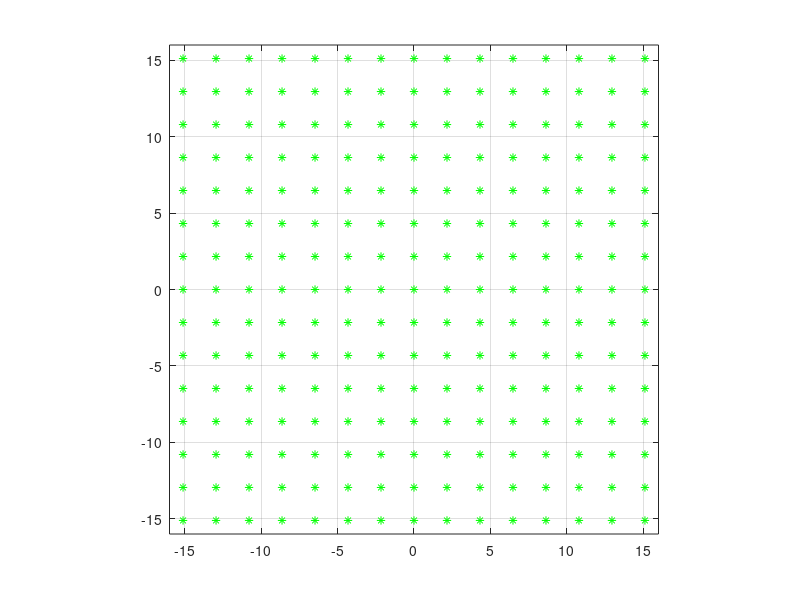

Write the MATLAB code that produced this figure. (Note: this script raises an error after producing the figure.)

clear;
close all;

% =========================================
% Constants and Parameters
% =========================================

xGridSize = 15;  % Grid dimensions for static dipoles (x-direction)
yGridSize = 15;  % Grid dimensions for static dipoles (y-direction)
GridSpacing = 2.159;  % Spacing between static dipoles: 2.159cm
H = 2.485; % Height of the plane above the origin: 2.485 cm

alpha = 22042.7968;  % Magnetic force coefficient: 22042.7968 calculated in cm
beta = 15.5488; % Damping coefficient: 15.5488 calculated in cm

MagRng = 1.5*GridSpacing; % Magnetic force range
MagForceFar = 1; % Magnetic force multiplier: 1
MagRngTest = 5*MagRng; % Magnetic disk distance test range
MagRngWeight = 2*MagRng; % Weight adjustion range

dt = 0.001;  % Simulation time step
T = 200; % Total simulation time
vt = 0:dt:T;  % Simulation time step vector
d = 10;  % Sampling period
Td = d/dt; % Time steps per sampling period

% =========================================
% Generate Grid for Static Dipoles
% =========================================

[xGrid, yGrid] = meshgrid(linspace(-(xGridSize-1)/2, (xGridSize-1)/2, xGridSize)*GridSpacing, ...
    linspace((yGridSize-1)/2, -(yGridSize-1)/2, yGridSize)*GridSpacing);
zGrid = zeros(size(xGrid));  % Assume all dipoles are at z = 0

% Initialize an mxm cell matrix for coordinates
xyGridCell = cell(xGridSize, yGridSize);
for i = 1:xGridSize
    for j = 1:yGridSize
        xyGridCell{i, j} = [xGrid(i, j), yGrid(i, j)]';
    end
end

% =========================================
% Create Network (Adjacency Matrix)
% =========================================

numCoil = numel(xGrid);

% Define the connectivity in a grid (8 neighbors: 4 nearest + 4 diagonal)
A = zeros(numCoil, numCoil);  % Initialize the adjacency matrix
for i = 1:xGridSize
    for j = 1:yGridSize
        currentInd = sub2ind(size(xGrid), i, j);
        neighbors = [i, j-1; i, j+1; i-1, j; i+1, j; ...
            i-1, j-1; i-1, j+1; i+1, j-1; i+1, j+1];
        for k = 1:length(neighbors)
            ni = neighbors(k, 1);
            nj = neighbors(k, 2);
            if ni >= 1 && ni <= xGridSize && nj >= 1 && nj <= yGridSize
                neighborInd = sub2ind(size(xGrid), ni, nj);
                A(currentInd, neighborInd) = norm([i,j]-[ni, nj]);
                A(neighborInd, currentInd) = norm([i,j]-[ni, nj]);
            end
        end
    end
end

% =========================================
% Disk and Reference Initialization
% =========================================

% Disk 1
x1Disk = zeros(size(vt));
y1Disk = zeros(size(vt));
vx1Disk = zeros(size(vt));
vy1Disk = zeros(size(vt));

% Reference 1 orbits of trajectory and control
xy1Ref0Ind = [34, 35, 51, 66, 80, 79, 63, 48]; % Ctr diamond
xy1Ref0 = [xGrid(xy1Ref0Ind); yGrid(xy1Ref0Ind)]; % In location

u1Ref0Ind = xy1Ref0Ind; % Same as trajectory

% Initial positions and velocities of disk 1 (moving dipole)
x1Disk(1) = 10;
y1Disk(1) = -10;
z1Disk = H;
vx1Disk(1) = 0;  % Initial velocity in x-direction
vy1Disk(1) = 0;  % Initial velocity in y-direction

% Reference 1 signals of trajectory and control
xy1Ref = repmat(xy1Ref0, 1, ceil(T/d));  % Reference signal for trajectory
xy1Ref = xy1Ref(:, 1:T/d+1);
u1RefInd = repmat(u1Ref0Ind, 1, ceil(T/d)); % Reference signal for control
u1RefInd = u1RefInd(:, 1:T/d+1);

% Reference 1 signals in sim steps
xy1RefPlot = [kron(xy1Ref(:, 1:end-1), ones(1, Td)), xy1Ref(:, end)];
u1RefIndPlot = [kron(u1RefInd(:, 1:end-1), ones(1, Td)), u1RefInd(:, end)];

% Disk 2
x2Disk = zeros(size(vt));
y2Disk = zeros(size(vt));
vx2Disk = zeros(size(vt));
vy2Disk = zeros(size(vt));

% Reference 2 orbits of trajectory and control
xy2Ref0Ind = [34, 35, 51, 66, 80, 79, 63, 48] + 8*15;
xy2Ref0 = [xGrid(xy2Ref0Ind); yGrid(xy2Ref0Ind)]; % In location

u2Ref0Ind = xy2Ref0Ind; % Same as trajectory

% Initial positions and velocities of disk 2 (moving dipole)
x2Disk(1) = -8;
y2Disk(1) = -10;
z2Disk = H;
vx2Disk(1) = 0;  % Initial velocity in x-direction
vy2Disk(1) = 0;  % Initial velocity in y-direction

% Reference 2 signals of trajectory and control
xy2Ref = repmat(xy2Ref0, 1, ceil(T/d));  % Reference signal for trajectory
xy2Ref = xy2Ref(:, 1:T/d+1);
u2RefInd = repmat(u2Ref0Ind, 1, ceil(T/d)); % Reference signal for control
u2RefInd = u2RefInd(:, 1:T/d+1);

% Reference 1 signals in sim steps
xy2RefPlot = [kron(xy2Ref(:, 1:end-1), ones(1, Td)), xy2Ref(:, end)];
u2RefIndPlot = [kron(u2RefInd(:, 1:end-1), ones(1, Td)), u2RefInd(:, end)];


% =========================================
% Simulation Loop
% =========================================

figure(99);
axis([[-1, 1]*(floor(GridSpacing*(xGridSize-1)/2)+1), ...
    [-1, 1]*(floor(GridSpacing*(yGridSize-1)/2)+1)]);
pbaspect([1, 1, 1]); daspect([1, 1, 1]);
box on; grid on;
hold on;
plot(xGrid(:), yGrid(:), 'g*');

u1IndPlot = zeros(size(vt)); % Control signal in sim steps
e1NormPlot = zeros(size(vt)); % Error signal in sim steps
F1Plot = zeros(2, length(vt)); % Force in sim steps

u2IndPlot = zeros(size(vt)); % Control signal in sim steps
e2NormPlot = zeros(size(vt)); % Error signal in sim steps
F2Plot = zeros(2, length(vt)); % Force in sim steps

for s = 1:T/d % Sampling and control loop

    A2New = A;
    A1New = A;

    disp(['==== Loop ', num2str(s), ' ====']);

    SampleTimeStart = (s-1)*Td + 1;
    SampleTimeEnd = s*Td;
    SampleTimeHalf = (s-1/2)*Td;

    % Observe disk location
    xy1Sample = [x1Disk(SampleTimeStart); y1Disk(SampleTimeStart)];

    % Input reference signals
    xy1RefSample = xy1Ref(:, s);
    u1RefIndSample = u1RefInd(s);

    xy2Sample = [x2Disk(SampleTimeStart); y2Disk(SampleTimeStart)];
    xy2RefSample = xy2Ref(:, s);
    u2RefIndSample = u2RefInd(s);

    % Compute error between disk and reference
    e1Sample = norm(xy1Sample - xy1RefSample);
    e2Sample = norm(xy2Sample - xy2RefSample);
    e12Sample = norm(xy1Sample - xy2Sample);

    MagForce1 = 1;
    MagForce2 = 1;
    if e12Sample > MagRngTest*0.75
        
        if (e1Sample<MagRng) && (e2Sample<MagRng)
            u1IndSample1 = u1RefIndSample;
            u1IndSample2 = u1RefIndSample;
            

            u2IndSample1 = u2RefIndSample;
            u2IndSample2 = u2RefIndSample;
            

        elseif (e1Sample>MagRng) && (e2Sample<MagRng)

            [u1IndSample1, u1IndSample2] = SelectCoilFar(xy1Sample, u1RefIndSample, A1New, ...
                xyGridCell, numCoil, MagRng, s, e1Sample, xy1RefSample, 1);
            % [Debug] Compare using the original weights
            [~, ~] = SelectCoilFar(xy1Sample, u1RefIndSample, A, ...
                xyGridCell, numCoil, MagRng, s, e1Sample, xy1RefSample, 1);
            MagForce1 = MagForceFar;

            u2IndSample1 = u2RefIndSample;
            u2IndSample2 = u2RefIndSample;
            MagForce2 = 1;

        elseif (e1Sample<MagRng) && (e2Sample>MagRng)

            [u2IndSample1, u2IndSample2] = SelectCoilFar(xy2Sample, u2RefIndSample, A2New, ...
                xyGridCell, numCoil, MagRng, s, e2Sample, xy2RefSample, 1);
            % [Debug] Compare using the original weights

            u1IndSample1 = u1RefIndSample;
            u1IndSample2 = u1RefIndSample;
            MagForce1 = 1;

        else

            [u1IndSample1, u1IndSample2] = SelectCoilFar(xy1Sample, u1RefIndSample, A1New, ...
                xyGridCell, numCoil, MagRng, s, e1Sample, xy1RefSample, 1);

            [u2IndSample1, u2IndSample2] = SelectCoilFar(xy2Sample, u2RefIndSample, A2New, ...
                xyGridCell, numCoil, MagRng, s, e2Sample, xy2RefSample, 1);

        end

        u2IndSample1_prev = u2IndSample1;
        u2IndSample2_prev = u2IndSample2;

        u1Sample1 = zeros(numCoil, 1); % Coil vector
        u1Sample2 = zeros(numCoil, 1);
        u1Sample1(u1IndSample1) = MagForce1;
        u1Sample2(u1IndSample2) = MagForce1;
        u1Seq = [repmat(u1Sample1, 1, Td/2), repmat(u1Sample2, 1, Td/2)];
        u1IndPlot(SampleTimeStart:SampleTimeHalf) = u1IndSample1;
        u1IndPlot(SampleTimeHalf+1:SampleTimeEnd) = u1IndSample2;
    
        u2Sample1 = zeros(numCoil, 1); % Coil vector
        u2Sample2 = zeros(numCoil, 1);
        u2Sample1(u2IndSample1) = MagForce2;
        u2Sample2(u2IndSample2) = MagForce2;
    
        u2Seq = [repmat(u2Sample1, 1, Td/2), repmat(u2Sample2, 1, Td/2)];
        u2IndPlot(SampleTimeStart:SampleTimeHalf) = u2IndSample1;
        u2IndPlot(SampleTimeHalf+1:SampleTimeEnd) = u2IndSample2;
    
    
        uSeq = u1Seq + u2Seq;
    
    
        % Dynamics simulation loop
        for t = SampleTimeStart:SampleTimeEnd
            [x1Disk(t+1), y1Disk(t+1), vx1Disk(t+1), vy1Disk(t+1), F1Plot(1, t), F1Plot(2, t)] = ...
                UpdatePosVel(uSeq(:, t-SampleTimeStart+1), x1Disk(t), y1Disk(t), vx1Disk(t), vy1Disk(t), z1Disk, ...
                xGrid, yGrid, zGrid, numCoil, alpha, beta, dt);
            e1NormPlot(t) = norm(xy1RefSample - [x1Disk(t); y1Disk(t)]);
    
    
            [x2Disk(t+1), y2Disk(t+1), vx2Disk(t+1), vy2Disk(t+1), F2Plot(1, t), F2Plot(2, t)] = ...
                UpdatePosVel(uSeq(:, t-SampleTimeStart+1), x2Disk(t), y2Disk(t), vx2Disk(t), vy2Disk(t), z2Disk, ...
                xGrid, yGrid, zGrid, numCoil, alpha, beta, dt);
            e2NormPlot(t) = norm(xy2RefSample - [x2Disk(t); y2Disk(t)]);
    
            % end
        end

    else
        
        if (e1Sample<MagRng) 
            u1IndSample1 = u1RefIndSample;
            u1IndSample2 = u1RefIndSample;
        else
            [u1IndSample1, u1IndSample2] = SelectCoilFar(xy1Sample, u1RefIndSample, A1New, ...
                xyGridCell, numCoil, MagRng, s, e1Sample, xy1RefSample, 1);
        end
        if s==1
            [u2IndSample1, u2IndSample2] = SelectCoilFar(xy2Sample, u2RefIndSample, A2New, ...
                    xyGridCell, numCoil, MagRng, s, e2Sample, xy2Sample, 1);

            u2IndSample1_prev = u2IndSample1;
            u2IndSample2_prev = u2IndSample2;

            u2Sample1 = zeros(numCoil, 1); % Coil vector
        u2Sample2 = zeros(numCoil, 1);
        u2Sample1(u2IndSample1) = MagForce2;
        u2Sample2(u2IndSample2) = MagForce2;

        u2IndPlot(SampleTimeStart:SampleTimeHalf) = u2IndSample1;
        u2IndPlot(SampleTimeHalf+1:SampleTimeEnd) = u2IndSample2;
    
        u2Seq = [repmat(u2Sample1, 1, Td/2), repmat(u2Sample2, 1, Td/2)];
        

        else
            u2IndSample1 = u2IndSample2_prev;
            u2IndSample2 = u2IndSample2_prev;

            u2IndPlot(SampleTimeStart:SampleTimeHalf) = u2IndSample2;
            u2IndPlot(SampleTimeHalf+1:SampleTimeEnd) = u2IndSample2;
    
        u2Seq = [repmat(u2Sample2, 1, Td/2), repmat(u2Sample2, 1, Td/2)];
        end
        MagForce2 = 1;

        u1Sample1 = zeros(numCoil, 1); % Coil vector
        u1Sample2 = zeros(numCoil, 1);
        u1Sample1(u1IndSample1) = MagForce1;
        u1Sample2(u1IndSample2) = MagForce1;
        u1Seq = [repmat(u1Sample1, 1, Td/2), repmat(u1Sample2, 1, Td/2)];
        u1IndPlot(SampleTimeStart:SampleTimeHalf) = u1IndSample1;
        u1IndPlot(SampleTimeHalf+1:SampleTimeEnd) = u1IndSample2;

        uSeq = u1Seq + u2Seq;
    
    
        % Dynamics simulation loop
        for t = SampleTimeStart:SampleTimeEnd
            [x1Disk(t+1), y1Disk(t+1), vx1Disk(t+1), vy1Disk(t+1), F1Plot(1, t), F1Plot(2, t)] = ...
                UpdatePosVel(uSeq(:, t-SampleTimeStart+1), x1Disk(t), y1Disk(t), vx1Disk(t), vy1Disk(t), z1Disk, ...
                xGrid, yGrid, zGrid, numCoil, alpha, beta, dt);
            e1NormPlot(t) = norm(xy1RefSample - [x1Disk(t); y1Disk(t)]);
    
            
            [x2Disk(t+1), y2Disk(t+1), vx2Disk(t+1), vy2Disk(t+1), F2Plot(1, t), F2Plot(2, t)] = ...
            UpdatePosVel(uSeq(:, t-SampleTimeStart+1), x2Disk(t), y2Disk(t), vx2Disk(t), vy2Disk(t), z2Disk, ...
            xGrid, yGrid, zGrid, numCoil, alpha, beta, dt);
            e2NormPlot(t) = norm(xy2RefSample - [x2Disk(t); y2Disk(t)]);
    
            % end
        end

    end

end



% =========================================
% Plot Results
% =========================================

% Plot the trajectory
figure(99);
clf(99);
axis([[-1, 1]*(floor(GridSpacing*(xGridSize-1)/2)+1), ...
    [-1, 1]*(floor(GridSpacing*(yGridSize-1)/2)+1)]);
pbaspect([1, 1, 1]); daspect([1, 1, 1]);
box on; grid on;
hold on;
plot(xGrid(:), yGrid(:), 'g*');
plot(x1Disk, y1Disk, 'r-', 'LineWidth', 2);
plot(xy1RefPlot(1,:), xy1RefPlot(2,:), 'b--', 'LineWidth', 2);
plot(x2Disk, y2Disk, 'm-', 'LineWidth', 2);
plot(xy2RefPlot(1,:), xy2RefPlot(2,:), 'c--', 'LineWidth', 2);
title('Reference and Actual Trajectory of Moving Dipoles');
xlabel('X position');
ylabel('Y position');
legend('Coil grid', 'Disk 1 pos', 'Ref 1 pos', 'Disk 2 pos', 'Ref 2 pos', ...
    'location', 'northeastoutside');
hold off;
print(gcf, 'fig1.pdf', '-dpdf', '-painters', '-bestfit')

% Plot reference signals and errors
figure;
subplot(3, 2, 1);
hold on;
plot(vt, x1Disk, '-');
plot(vt, xy1RefPlot(1, :), '--');
title('X1 Reference and Actual Positions');
xlabel('Time Step');
ylabel('X Position');
hold off;

subplot(3, 2, 2);
hold on;
plot(vt, y1Disk, '-');
plot(vt, xy1RefPlot(2, :), '--');
title('Y1 Reference and Actual Positions');
xlabel('Time Step');
ylabel('Y Position');
hold off;

subplot(3, 2, 3);
plot(vt, vx1Disk, '-');
title('X1 Velocity');
xlabel('Time Step');
ylabel('X Velocity');

subplot(3, 2, 4);
plot(vt, vy1Disk, '-');
title('Y1 Velocity');
xlabel('Time Step');
ylabel('Y Velocity');

subplot(3, 2, 5);
hold on;
plot(vt, u1IndPlot, '-');
plot(vt, u1RefIndPlot, '--');
title('Reference and Actual Control Signals 1');
xlabel('Time Step');
ylabel('Control Signal');
hold off;

subplot(3, 2, 6);
plot(vt, e1NormPlot, '-');
title('Error Norm 1');
xlabel('Time Step');
ylabel('Error Norm');

print(gcf, 'fig2.pdf', '-dpdf', '-painters', '-bestfit')

figure;
subplot(3, 2, 1);
hold on;
plot(vt, x2Disk, '-');
plot(vt, xy2RefPlot(1, :), '--');
title('X2 Reference and Actual Positions');
xlabel('Time Step');
ylabel('X Position');
hold off;

subplot(3, 2, 2);
hold on;
plot(vt, y2Disk, '-');
plot(vt, xy2RefPlot(2, :), '--');
title('Y2 Reference and Actual Positions');
xlabel('Time Step');
ylabel('Y Position');
hold off;

subplot(3, 2, 3);
plot(vt, vx2Disk, '-');
title('X2 Velocity');
xlabel('Time Step');
ylabel('X Velocity');

subplot(3, 2, 4);
plot(vt, vy2Disk, '-');
title('Y2 Velocity');
xlabel('Time Step');
ylabel('Y Velocity');

subplot(3, 2, 5);
hold on;
plot(vt, u2IndPlot, '-');
plot(vt, u2RefIndPlot, '--');
title('Reference and Actual Control Signals 2');
xlabel('Time Step');
ylabel('Control Signal');
hold off;

subplot(3, 2, 6);
plot(vt, e2NormPlot, '-');
title('Error Norm 2');
xlabel('Time Step');
ylabel('Error Norm');

print(gcf, 'fig3.pdf', '-dpdf', '-painters', '-bestfit')

% Plot static dipoles and trajectory
figure;
axis([[-1, 1]*(floor(GridSpacing*(xGridSize-1)/2)+1), ...
    [-1, 1]*(floor(GridSpacing*(yGridSize-1)/2)+1)]);
pbaspect([1, 1, 1]); daspect([1, 1, 1]);
box on; grid on;
hold on;
plot(xGrid(:), yGrid(:), 'g*');

h1Disk = plot(x1Disk(1), y1Disk(1), 'ro', 'LineWidth', 2, 'MarkerSize', 12);  % Handle for actual plot
h1Ref = plot(xy1RefPlot(1,1), xy1RefPlot(2,1), 'b^', 'LineWidth', 2, 'MarkerSize', 12);  % Handle for reference plot
h1U = plot(xGrid(u1IndPlot(1)), yGrid(u1IndPlot(1)), 'rx', 'LineWidth', 2, 'MarkerSize', 12);  % Handle for active coil

h2Disk = plot(x2Disk(1), y2Disk(1), 'mo', 'LineWidth', 2, 'MarkerSize', 12);  % Handle for actual plot
h2Ref = plot(xy2RefPlot(1,1), xy2RefPlot(2,1), 'c^', 'LineWidth', 2, 'MarkerSize', 12);  % Handle for reference plot
h2U = plot(xGrid(u2IndPlot(1)), yGrid(u2IndPlot(1)), 'mx', 'LineWidth', 2, 'MarkerSize', 12);  % Handle for active coil

title('Reference and Actual Movement of Moving Dipoles');
xlabel('X position');
ylabel('Y position');
legend('Coil grid', 'Disk 1 pos', 'Ref 1 pos', 'Active coil 1', 'Disk 2 pos', 'Ref 2 pos', 'Active coil 2', ...
    'location', 'northeastoutside');

for k = 1:250:length(vt)-1
    set(h1Disk, 'XData', x1Disk(k), 'YData', y1Disk(k));  % Update actual plot
    set(h1Ref, 'XData', xy1RefPlot(1,k), 'YData', xy1RefPlot(2,k));  % Update reference plot
    set(h1U, 'XData', xGrid(u1IndPlot(k)), 'YData', yGrid(u1IndPlot(k))); % Update active coil

    set(h2Disk, 'XData', x2Disk(k), 'YData', y2Disk(k));  % Update actual plot
    set(h2Ref, 'XData', xy2RefPlot(1,k), 'YData', xy2RefPlot(2,k));  % Update reference plot
    set(h2U, 'XData', xGrid(u2IndPlot(k)), 'YData', yGrid(u2IndPlot(k))); % Update active coil

    drawnow;
    % Step-by-step simulation
%     if mod(k, 1000) == 1
%         disp(['Force = (', num2str(FPlot(1,k)), ',', num2str(FPlot(2,k)), ')']);
%         waitforbuttonpress;
%     end
end
hold off;
print(gcf, 'fig4.pdf', '-dpdf', '-painters', '-bestfit')

% =========================================
% Functions
% =========================================

function [uIndSample1, uIndSample2] = SelectCoilFar(xySample, uRefIndSample, ANew, ...
    xyGridCell, numCoil, MagRng, s, eSample, xyRefSample, diskInd, stop)
    % [Debug] Distance when out of range
    disp(['Disk ', num2str(diskInd), ' is out of range in loop ', num2str(s)]);
    disp(['Distance = ', num2str(eSample)]);
    if diskInd==1
        plot(xySample(1), xySample(2), 'ro', 'LineWidth', 2, 'MarkerSize', 12); 
        plot(xyRefSample(1), xyRefSample(2), 'b^', 'LineWidth', 2, 'MarkerSize', 12); 
    else
        plot(xySample(1), xySample(2), 'mo', 'LineWidth', 2, 'MarkerSize', 12); 
        plot(xyRefSample(1), xyRefSample(2), 'c^', 'LineWidth', 2, 'MarkerSize', 12); 
    end

    % Find the closest entry in the cell grid
    minDist = inf;
    minInd = 1;
    for i = 1:numCoil
        xyCell = xyGridCell{i};
        eCell = norm(xySample - xyCell);
        if eCell < minDist
            minDist = eCell;
            minInd = i;
        end
    end

    % Compute the shortest path using Dijkstra's algorithm
    
    [uSampleSeqCost, uSampleSeq] = rrt_(ANew, minInd, uRefIndSample);
    uSampleSeq = flip(uSampleSeq);
    % [Debug] Outputs from dijkstra
    disp(['Disk ', num2str(diskInd), ' from ', num2str(minInd), ' to ', num2str(uRefIndSample)]);
    disp(['dijkstra seq = ', num2str(uSampleSeq)]);
    disp(['dijkstra cost = ', num2str(uSampleSeqCost)]);
    uSampleSeq = fliplr(uSampleSeq);
    % To-do: choose the best in the closest four

    % Choose the 2nd and 3rd coils if close enough
    if norm(xySample - xyGridCell{uSampleSeq(2)}) <= MagRng
        uIndSample1 = uSampleSeq(2);
        uIndSample2 = uSampleSeq(3);
    else % Else choose the 1st and 2nd coils
        uIndSample1 = uSampleSeq(1);
        uIndSample2 = uSampleSeq(2);
    end
end

function ANew = AdjustWeight(A, xyPos, weight, xyGridCell, xGridSize, yGridSize, MagRng)
% Change the weight of edges to coils within MagRng of xyPos
    ANew = A;
    for i = 1:xGridSize
        for j = 1:yGridSize
            xyCell = xyGridCell{i, j};
            if norm(xyPos - xyCell) <= MagRng
                currentInd = sub2ind([xGridSize, yGridSize], i, j);
                neighbors = [i, j-1; i, j+1; i-1, j; i+1, j; ...
                    i-1, j-1; i-1, j+1; i+1, j-1; i+1, j+1];
                for k = 1:length(neighbors)
                    ni = neighbors(k, 1);
                    nj = neighbors(k, 2);
                    if ni >= 1 && ni <= xGridSize && nj >= 1 && nj <= yGridSize
                        neighborInd = sub2ind([xGridSize, yGridSize], ni, nj);
                        ANew(currentInd, neighborInd) = weight;
                        ANew(neighborInd, currentInd) = weight;
                    end
                end
            end
        end
    end
end

function [xDiskNew, yDiskNew, vxDiskNew, vyDiskNew, Fx_total, Fy_total] = ...
    UpdatePosVel(uSeq, xDisk, yDisk, vxDisk, vyDisk, zDisk, ...
    xGrid, yGrid, zGrid, numCoil, alpha, beta, dt)
    % Calculate forces
    Fx_total = 0;
    Fy_total = 0;
    for i = 1:numCoil
        % [To-do] Should MagRng be enfored in dynamics simulation?
        % if norm([xDisk, yDisk] - [xGrid(i), yGrid(i)]) <= MagRng
            r = norm([xDisk, yDisk, zDisk] - [xGrid(i), yGrid(i), zGrid(i)]); % Euclidean distance
            F = alpha / r^5 * (1 - 5 * (zDisk - zGrid(i))^2 / r^2);
    
            Fx_total = Fx_total + uSeq(i) * F * (xDisk - xGrid(i));  % Sum of forces in x direction
            Fy_total = Fy_total + uSeq(i) * F * (yDisk - yGrid(i));  % Sum of forces in y direction
        % end
    end

    % Update position and velocity
    xDiskNew = xDisk + vxDisk * dt;
    yDiskNew = yDisk + vyDisk * dt;
    vxDiskNew = vxDisk - beta * vxDisk * dt + Fx_total * dt;  % Force component in x
    vyDiskNew = vyDisk - beta * vyDisk * dt + Fy_total * dt;  % Force component in y
end



function [e, L] = rrt_(A, s, d)
% RRT-based path planning on a 15x15 grid (225 nodes)
% Input: 
%   A = adjacency matrix (225x225), inf = obstacle
%   s = start node (integer)
%   d = goal node (integer)
% Output:
%   e = cost (number of steps)
%   L = node path from s to d

    if s == d
        e = 0;
        L = [s];
        return;
    end

    max_iter = 1000;
    grid_size = sqrt(size(A, 1));
    
    % Tree initialization
    tree(1).id = s;
    tree(1).parent = 0;
    
    found = false;

    for iter = 1:max_iter
        rand_node = randi(grid_size^2);
        
        % Find nearest node in tree
        nearest_idx = get_nearest(tree, rand_node, grid_size);
        from = tree(nearest_idx).id;
        
        % Attempt to step toward sampled node
        new_node = steer(from, rand_node, grid_size, A);

        if ~isempty(new_node) && all([tree.id] ~= new_node)
            tree(end+1).id = new_node;
            tree(end).parent = nearest_idx;

            if new_node == d
                found = true;
                break;
            end
        end
    end

    if found
        L = d;
        current = length(tree);
        while tree(current).parent ~= 0
            current = tree(current).parent;
            L = [tree(current).id, L];
        end
        e = length(L) - 1;
    else
        e = inf;
        L = [];
    end
end

% =============================
% Helper functions
% =============================

function idx = get_nearest(tree, node, N)
    coord = node2coord(node, N);
    min_dist = inf;
    idx = 1;
    for i = 1:length(tree)
        dist = norm(coord - node2coord(tree(i).id, N));
        if dist < min_dist
            min_dist = dist;
            idx = i;
        end
    end
end

function new_node = steer(from, to, N, A)
    p1 = node2coord(from, N);
    p2 = node2coord(to, N);
    direction = sign(p2 - p1);
    next_coord = p1 + direction;

    if all(next_coord >= 1 & next_coord <= N)
        new_node = coord2node(next_coord, N);
        if isinf(A(from, new_node)) % obstacle check
            new_node = [];
        end
    else
        new_node = [];
    end
end

function coord = node2coord(node, N)
    coord = [mod(node-1, N)+1, floor((node-1)/N)+1];
end

function node = coord2node(coord, N)
    node = (coord(2)-1)*N + coord(1);
end
